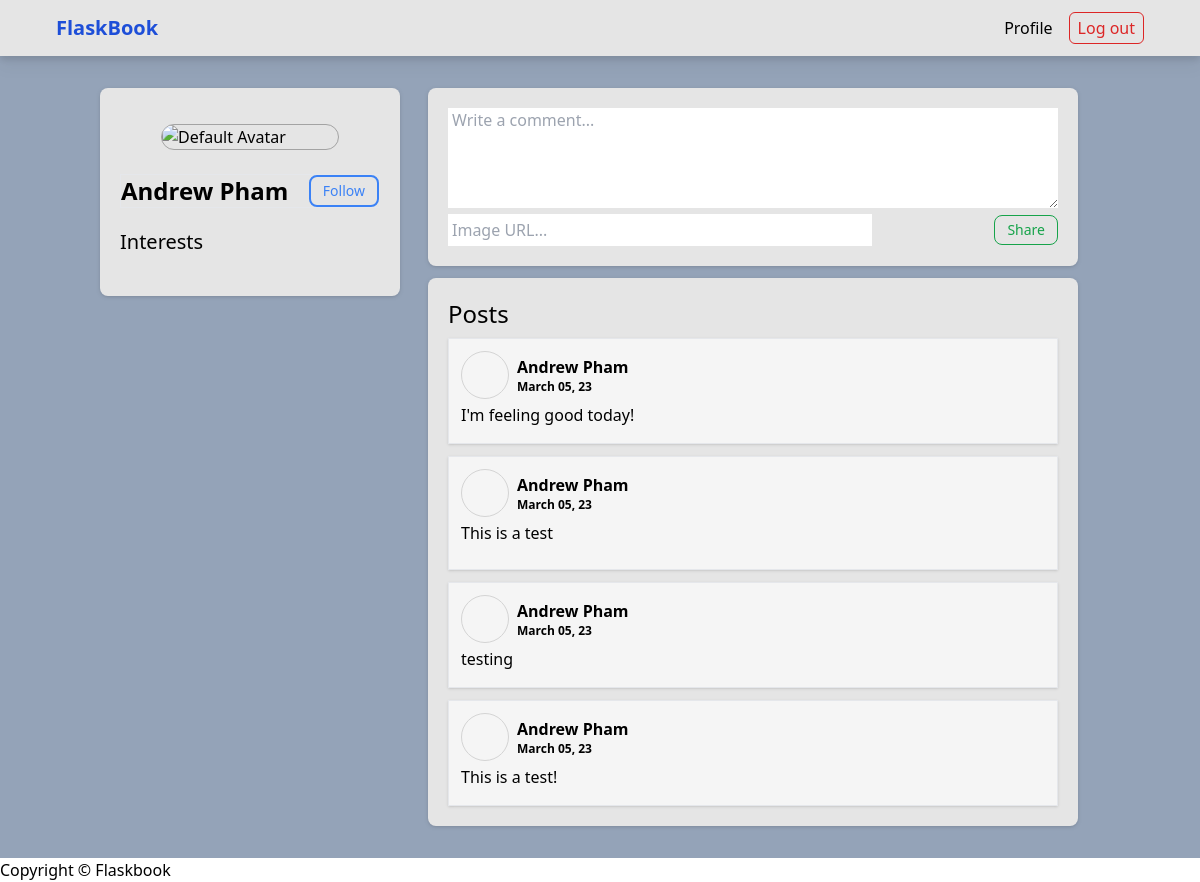
The app's page /droo/ (signed in) with its own data.
### flaskbook_app/models.py (models this page shows, shortened)
class User(UserMixin, db.Model):
    id = db.Column(db.Integer, primary_key=True)
    username = db.Column(db.String(20), unique=True, nullable=False)
    password = db.Column(db.String(200), nullable=False)
    first_name = db.Column(db.String(40), nullable=False)
    last_name = db.Column(db.String(40), nullable=False)
    created_at = db.Column(db.DateTime, default=datetime.utcnow, nullable=False)
    user_interests = db.relationship('UserInterest', backref='user', lazy=True)
    avatar = db.Column(db.String(255), default='https://t4.ftcdn.net/jpg/00/64/67/63/360_F_64676383_LdbmhiNM6Ypzb3FM4PPuFP9rHe7ri8Ju.jpg')
    followed = db.relationship(
        'Follow',
        foreign_keys=[Follow.follower_id],
        backref='follower',
        lazy='dynamic',
    )
    followers = db.relationship(
        'Follow',
        foreign_keys=[Follow.followed_id],
        backref='followed',
        lazy='dynamic',
    )
    def is_following(self, user):
        return self.followed.filter_by(followed_id=user.id).first() is not None

class Post(db.Model):
    id = db.Column(db.Integer, primary_key=True)
    content = db.Column(db.String(1000), nullable=False)
    photo = db.Column(db.String(255))
    created_at = db.Column(db.DateTime, default=datetime.utcnow, nullable=False)
    author_id = db.Column(db.Integer, db.ForeignKey('user.id'), nullable=False)
    receiver_id = db.Column(db.Integer, db.ForeignKey('user.id'), nullable=False)
    author = db.relationship('User', backref='posts', lazy=True, foreign_keys=[author_id])
    receiver = db.relationship('User', backref='receieved_posts', lazy=True, foreign_keys=[receiver_id])

### flaskbook_app/main/routes.py (the view)
@main.route("/<username>/")
@login_required
def user_profile(username):
    form = PostForm()
    user = User.query.filter_by(username=username).first_or_404()
    posts = Post.query.filter_by(receiver_id=user.id).order_by(Post.created_at.desc()).all()
    interests = []
    for interest in user.user_interests:
        interests.append(interest.interest.name)
    return render_template("profile.html", user=user, current_user=current_user, interests=interests, form=form, posts=posts)

### flaskbook_app/main/forms.py
class PostForm(FlaskForm):
    content = TextAreaField('Comment', validators=[DataRequired()], render_kw={"placeholder": "Write a comment..."})
    image = StringField('Image', render_kw={"placeholder": "Image URL..."})
    submit = SubmitField('Share')

### flaskbook_app/extensions.py (called while the page is built)
@login_manager.user_loader
def load_user(user_id):
    return User.query.get(user_id)

### flaskbook_app/templates/profile.html (shortened to what this page needs)
{% extends 'base.html' %} {% block content %}
<section class="h-full w-10/12 my-8 flex gap-x-7">
  <section
    class="bg-neutral-200 min-w-[300px] max-w-[325px] flex flex-col items-center p-5 rounded-lg h-fit py-9 gap-y-3 drop-shadow"
  >
    <div class="w-[178px] rounded-full border border-neutral-400 overflow-hidden">
      {% if user.avatar %}
      <img src="{{ user.avatar }}" class="object-cover" alt="" />
      {% else %}
      <img
        src="https://t4.ftcdn.net/jpg/00/64/67/63/360_F_64676383_LdbmhiNM6Ypzb3FM4PPuFP9rHe7ri8Ju.jpg"
        class="object-cover"
        alt="Default Avatar"
      />
      {% endif %}
    </div>
    <div class="w-full border mt-3 flex items-center justify-between">
      <p class="font-bold text-2xl">{{ user.first_name }} {{ user.last_name }}</p>
      {% if current_user.username != user.username %} {% if current_user.is_following(user) %}
      <form action="{{ url_for('main.unfollow', user_id=user.id) }}" method="POST">
        <button
          type="submit"
          class="border-blue-500 rounded-lg text-blue-500 border-2 text-sm font-medium px-3 py-1"
        >
          Unfollow
        </button>
      </form>
      {% else %}
      <form action="{{ url_for('main.follow', user_id=user.id) }}" method="POST">
        <button
          type="submit"
          class="border-blue-500 rounded-lg text-blue-500 border-2 text-sm font-medium px-3 py-1"
        >
          Follow
        </button>
      </form>
      {% endif %} {% endif %}
    </div>
    <div class="w-full mt-2">
      <h2 class="font-medium text-xl mb-1">Interests</h2>
    </div>
  </section>
  <section class="w-full flex flex-col gap-y-3 max-w-[650px]">
    <form
      class="w-full bg-neutral-200 p-5 drop-shadow rounded-lg"
      method="POST"
      action="{{ url_for('main.create_post', user_id=user.id)}}"
    >
      <div class="form-group">{{ form.content(class="w-full h-[100px] px-1") }}</div>
      <div class="flex items-center justify-between w-full">
        <div class="form-group">{{ form.image(size=40, class="p-1 w-full") }}</div>
        <div class="border border-green-600 rounded-lg text-sm">
          {{ form.submit(class="text-green-600 px-3 py-1 font-medium w-fit cursor-pointer") }}
        </div>
      </div>
    </form>
    <div class="w-full bg-neutral-200 p-5 rounded-lg drop-shadow">
      <h2 class="text-2xl font-medium mb-2">Posts</h2>
      <div class="flex w-full flex-col gap-y-3">
         {% for post in posts %}
        <div class="border bg-neutral-100 shadow p-3">
          <div class="flex items-center gap-x-2">
            <a href="/{{post.author.username}}">
              <div class="w-12 h-12 rounded-full border overflow-hidden border-neutral-300">
              </div>
            </a>
            <div>
              <a href="/{{post.author.username}}">
                <p class="font-bold">{{ post.author.first_name}} {{ post.author.last_name }}</p>
              </a>
              <p class="font-bold text-xs">{{ post.created_at.strftime('%B %d, %y') }}</p>
            </div>
          </div>
          <p class="my-1">{{ post.content }}</p>
        </div>
        {% endfor %}
      </div>
    </div>
  </section>
</section>
{% endblock %}

### records on screen
User: first_name "Andrew", last_name "Pham"
Post: author.first_name "Andrew", author.last_name "Pham", created_at "March 05, 23", content "I'm feeling good today!"
Post: author.first_name "Andrew", author.last_name "Pham", created_at "March 05, 23", content "This is a test"
Post: author.first_name "Andrew", author.last_name "Pham", created_at "March 05, 23", content "testing"
Post: author.first_name "Andrew", author.last_name "Pham", created_at "March 05, 23", content "This is a test!"
